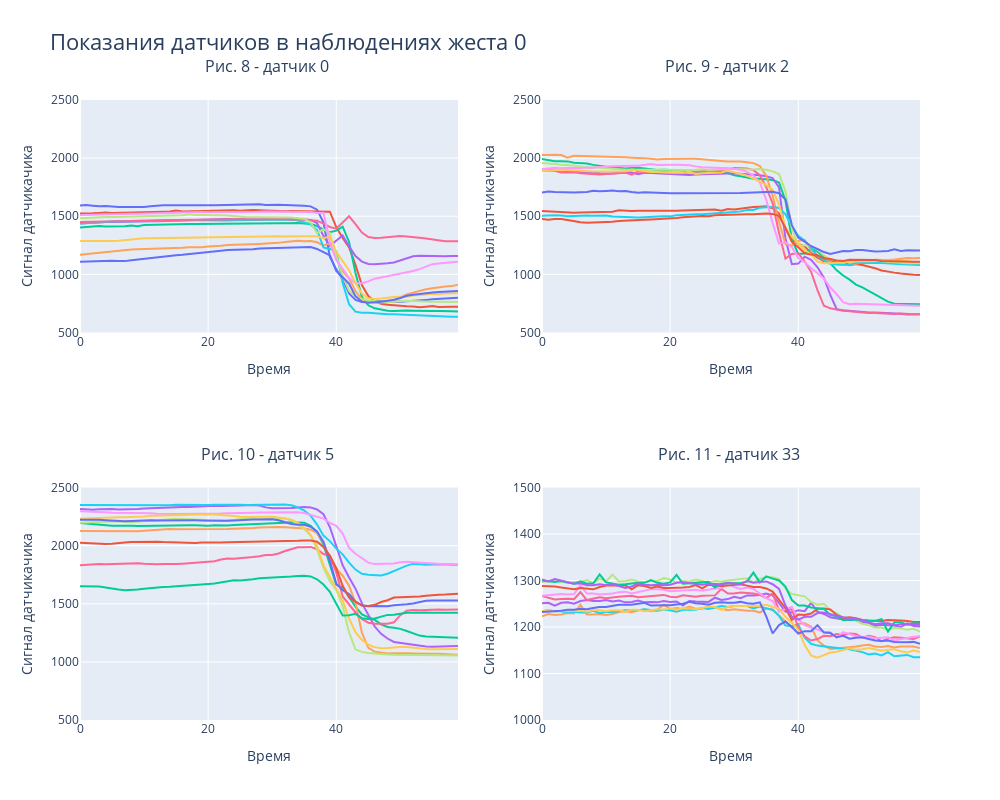

Source (notebook cell):
### Markdown cell above
### b) при выполнении одного жеста

Выберем произвольно 4 датчика: 0, 2, 5, 33, а затем рассмотрим на диаграммах их активность во всех наблюдениях жестов 0 и 15

### Code cell
# Создадим пустой массив для списка индексов активных датчиков
sensors_0_0, sensors_0_2, sensors_0_5, sensors_0_33 = [], [], [], []
df_0_0  = pd.DataFrame(columns = sensors_0_0)
df_0_2  = pd.DataFrame(columns = sensors_0_2)
df_0_5  = pd.DataFrame(columns = sensors_0_5)
df_0_33 = pd.DataFrame(columns = sensors_0_33)

# цикл по наблюдениям жеста 0
for i in gesture_0:
    df_0_[i] = pd.DataFrame(data = X_train[i], index=range(40)).T  # columns = range(60)
    # фильтруем датчик №0
    df1 = df_0_[i][0]
    df_0_0 = pd.concat([df_0_0, df1], axis=1)
# объединим все датчики в датафрейм
df_0_0.columns = list(map(lambda x: f'{x}-0', list([9, 10, 22, 36, 61, 96, 109, 114, 142, 148, 159])))
sensors_0_0 = df_0_0

# цикл по наблюдениям жеста 0
for i in gesture_0:
    df_0_[i] = pd.DataFrame(data = X_train[i], index=range(40)).T  # columns = range(60)
    # фильтруем датчик №2
    df1 = df_0_[i][2]
    df_0_2 = pd.concat([df_0_2, df1], axis=1)
# объединим все датчики в датафрейм
df_0_2.columns = list(map(lambda x: f'{x}-2', list([9, 10, 22, 36, 61, 96, 109, 114, 142, 148, 159])))
sensors_0_2 = df_0_2

# цикл по наблюдениям жеста 0
for i in gesture_0:
    df_0_[i] = pd.DataFrame(data = X_train[i], index=range(40)).T  # columns = range(60)
    # фильтруем датчик №5
    df1 = df_0_[i][5]
    df_0_5 = pd.concat([df_0_5, df1], axis=1)
# объединим все датчики в датафрейм
df_0_5.columns = list(map(lambda x: f'{x}-5', list([9, 10, 22, 36, 61, 96, 109, 114, 142, 148, 159])))
sensors_0_5 = df_0_5

# цикл по наблюдениям жеста 0
for i in gesture_0:
    df_0_[i] = pd.DataFrame(data = X_train[i], index=range(40)).T  # columns = range(60)
    # фильтруем датчик №33
    df2 = df_0_[i][33]
    df_0_33 = pd.concat([df_0_33, df2], axis=1)
df_0_33.columns = list(map(lambda x: f'{x}-33', list([9, 10, 22, 36, 61, 96, 109, 114, 142, 148, 159])))
sensors_0_33 = df_0_33

fig = make_subplots(
    rows=2, cols=2, subplot_titles=(
        "Рис. 8 - датчик 0 <br> ", "Рис. 9 - датчик 2  <br> ", 
        "Рис. 10 - датчик 5 <br> ", "Рис. 11 - датчик 33 <br> ",
        )
)

df_1 = sensors_0_0
df_2 = sensors_0_2
df_3 = sensors_0_5
df_4 = sensors_0_33

for i in df_1.columns: 
    fig.add_trace(go.Scatter(x=df_1.index, y=df_1[i]), row=1, col=1)

for i in df_2.columns:
    fig.add_trace(go.Scatter(x=df_2.index, y=df_2[i]), row=1, col=2
)

for i in df_3.columns:
    fig.add_trace(go.Scatter(x=df_3.index, y=df_3[i]), row=2, col=1)
    
for i in df_4.columns:
    fig.add_trace(go.Scatter(x=df_4.index, y=df_4[i]), row=2, col=2
)
fig.update_layout(height=800, width=1000, #yaxis_type='log', 
                  title_text="Показания датчиков в наблюдениях жеста 0", title_xanchor='left', title_font=dict(size = 22),
                  xaxis_title_text  = 'Время', yaxis_title_text  = 'Сигнал датчикачика', yaxis_range =[500 ,2500], 
                  xaxis2_title_text = 'Время', yaxis2_title_text = 'Сигнал датчикачика', yaxis2_range=[500 ,2500], 
                  xaxis3_title_text = 'Время', yaxis3_title_text = 'Сигнал датчикачика', yaxis3_range=[500 ,2500], 
                  xaxis4_title_text = 'Время', yaxis4_title_text = 'Сигнал датчикачика', yaxis4_range=[1000,1500], 
                  showlegend=False # легенда загромождает картинку
)

fig.show()
